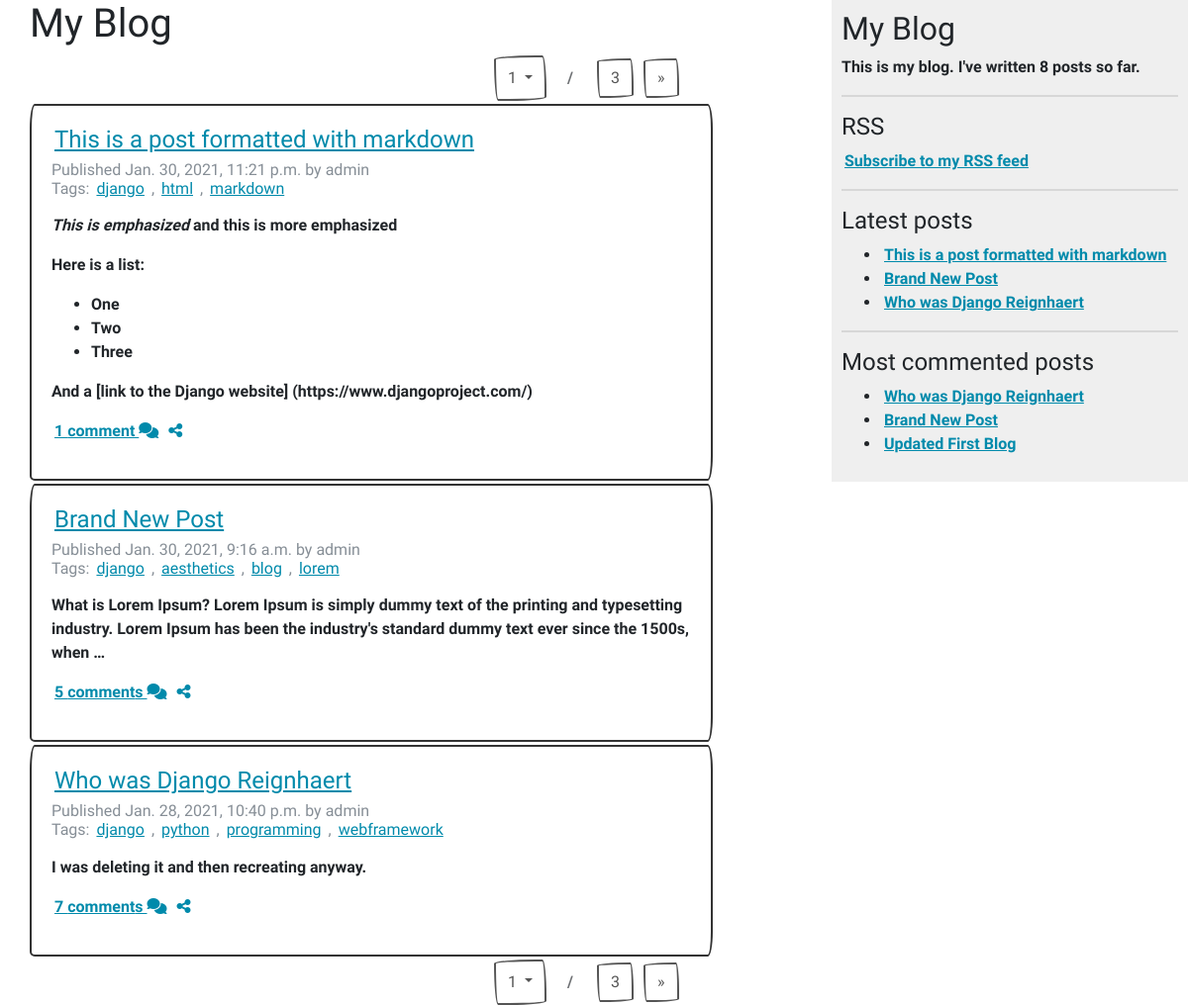
Screenshot of /blog/ with the database file from the repository.
### blog/models.py (models this page shows, shortened)
class Post(models.Model):
    STATUS_CHOICES = (
        ('draft', 'Draft'),
        ('published', 'Published')
    )
    title = models.CharField(max_length=250)
    slug = models.SlugField(max_length=250, unique_for_date='publish')
    author = models.ForeignKey(User, on_delete=models.CASCADE, related_name='blog_posts')
    body = models.TextField()
    publish = models.DateTimeField(default=timezone.now)
    created = models.DateTimeField(auto_now_add=True)
    updated = models.DateTimeField(auto_now=True)
    status = models.CharField(max_length=10,
                            choices=STATUS_CHOICES,
                            default='draft')
    tags = TaggableManager()
    class Meta:
        ordering = ('-publish', ) # append ',' to tell Python it's a tuple.
    def get_absolute_url(self):
        return reverse('blog:post_detail',
                        args=[self.publish.year,
                                self.publish.month,
                                self.publish.day, self.slug])
    objects = models.Manager()
    published = PublishedManager()

### blog/views.py (the view)
# urls.py: path('', views.post_list, name='post_list'),
def post_list(request, tag_slug=None):
    object_list = Post.published.all()
    tag = None
    if tag_slug:
        tag = get_object_or_404(Tag, slug=tag_slug)
        object_list = object_list.filter(tags__in=[tag])
    BLOG_POSTS_PAGE_SIZE = get_object_or_404(IntegerParams, name='BLOG_POSTS_PAGE_SIZE').value
    paginator = Paginator(object_list, per_page=BLOG_POSTS_PAGE_SIZE)
    page_number = request.GET.get('page_number')
    try:
        posts = paginator.get_page(page_number)
    except  PageNotAnInteger:
        posts = paginator.get_page(1)
    except EmptyPage:
        posts = paginator.get_page(paginator.num_pages)
    return render(request, 'blog/post/list.html',
                        {
                            'posts': posts,
                            'page_number': page_number,
                            'range': range(1,paginator.num_pages+1),
                            'tag': tag
                        })

### blog/models.py (called while the page is built)
    def get_queryset(self):
        return super(PublishedManager, self).get_queryset()\
                                            .filter(status='published')

### blog/templatetags/blog_tags.py (called while the page is built)
@register.simple_tag
def total_posts():
    return Post.published.count()

@register.inclusion_tag('blog/post/latest_posts.html')
def show_latest_posts(count=5):
    latest_posts = Post.published.order_by('-publish')[:count]
    return {'latest_posts': latest_posts}

@register.simple_tag
def get_most_commented_posts(count=5):
    return Post.published.annotate(total_comments=Count('comments')).order_by('-total_comments')[:count]

@register.filter(name='markdown')
def markdown_format(text):
    return mark_safe(markdown.markdown(text))

### blog/templates/blog/post/list.html (shortened to what this page needs)
{% extends 'blog/base.html' %}
{% load blog_tags %}
{% block content %}
    <h1>My Blog</h1>
    {% include 'blog/pagination.html' with page=posts %}
    {% for post in posts %}
        <div class="card">
            <div class="card-body">
                <h4 class="card-title"><a href="{{ post.get_absolute_url }}">{{ post.title }}</a></h4>
                <h6 class="card-subtitle mb-2 text-muted">
                    Published {{ post.publish }} by {{ post.author }} <br>
                    Tags:
                    {% for tag in post.tags.all %}
                        <a href="{% url 'blog:post_list_by_tag' tag.slug %}">{{ tag.name }}</a>
                        {% if not forloop.last %}, {% endif %}
                    {% endfor %}
                </h6>
                <p class="card-text">
                    {{ post.body|markdown|truncatewords_html:30 }}
                </p>
                {% with post.comments.count as total_comments %}
                    <p class="text-muted">
                        <a href="{{ post.get_absolute_url }}">{{total_comments}} comment{{total_comments|pluralize}} <i class="fas fa-comments"></i></a>
                        <a href="{% url 'blog:post_share' post.id %}"><i class="fas fa-share-alt"></i></a>
                    </p>
                {% endwith %}
            </div>
        </div>
    {% endfor %}
    {% include 'blog/pagination.html' with page=posts %}
{% endblock %}

### blog/templates/blog/base.html (shortened to what this page needs)
{% load blog_tags %}
{% load static %}
<!DOCTYPE html>
<html lang="en">
<head>
    <link rel="stylesheet" href="{% static 'blog/css/bootstrap-united.min.css' %}">
    <link rel="stylesheet" href="{% static 'blog/css/bootstrap-sketchy.min.css' %}">
    <link rel="stylesheet" href="{% static 'blog/css/main.css' %}">
</head>
<body>
    <div id="content">
        {% block content %}
        {% endblock %}
    </div>
    <div id="sidebar">
        <h2>My Blog</h2>
        <p>This is my blog. I've written {% total_posts %} posts so far.</p>
        <hr>
        <h4>RSS</h4>
        <p><a href="{% url 'blog:post_feed' %}">
            Subscribe to my RSS feed
        </a></p>
        <hr>
        <h4>Latest posts</h4>
        {% show_latest_posts 3 %}
        <hr>
        <h4>Most commented posts</h4>
        {% get_most_commented_posts 3 as most_commented_posts %}
        <ul>
            {% for post in most_commented_posts %}
                <li>
                    <a href="{{ post.get_absolute_url}}"> {{ post.title }} </a>
                </li>
            {% endfor %}
        </ul>
    </div>
</body>
</html>

### blog/templates/blog/post/latest_posts.html
<ul>
    {% for post in latest_posts %}
        <li>
            <a href="{{ post.get_absolute_url }}">{{ post.title }}</a>
        </li>
    {% endfor %}
</ul>

### blog/static/blog/css/main.css (style rules this page uses)
a { color: #008aab; margin: 3px; }
.card { margin-top: 3px; margin-bottom: 3px; }
#content { float:left; width:60%; padding:0 0 0 30px; }
#sidebar { float:right; width:30%; padding:10px; background:#efefef; height:100%; }

### rows the page displays
Post: title "This is a post formatted with markdown", publish "Jan. 30, 2021, 11:21 p.m.", author "admin", body "This is emphasized and this is more emphasized Here is a list: One Two Three And a [link to the Django website] (https://www.djangoproject.com/)", comments.count "1"
Tag: name "django"
Tag: name "html"
Tag: name "markdown"
Post: title "Brand New Post", publish "Jan. 30, 2021, 9:16 a.m.", author "admin", body "What is Lorem Ipsum? Lorem Ipsum is simply dummy text of the printing and typesetting industry. Lorem Ipsum has been the industry's standard dummy text ever since the 1500s, when …", comments.count "5"
Tag: name "aesthetics"
Tag: name "blog"
Tag: name "lorem"
Post: title "Who was Django Reignhaert", publish "Jan. 28, 2021, 10:40 p.m.", author "admin", body "I was deleting it and then recreating anyway.", comments.count "7"
Tag: name "python"
Tag: name "programming"
Tag: name "webframework"
Post: title "Updated First Blog"

### other values shown
{{ page.number }} "1 1"
{{ page.paginator.num_pages }} "3 3"
